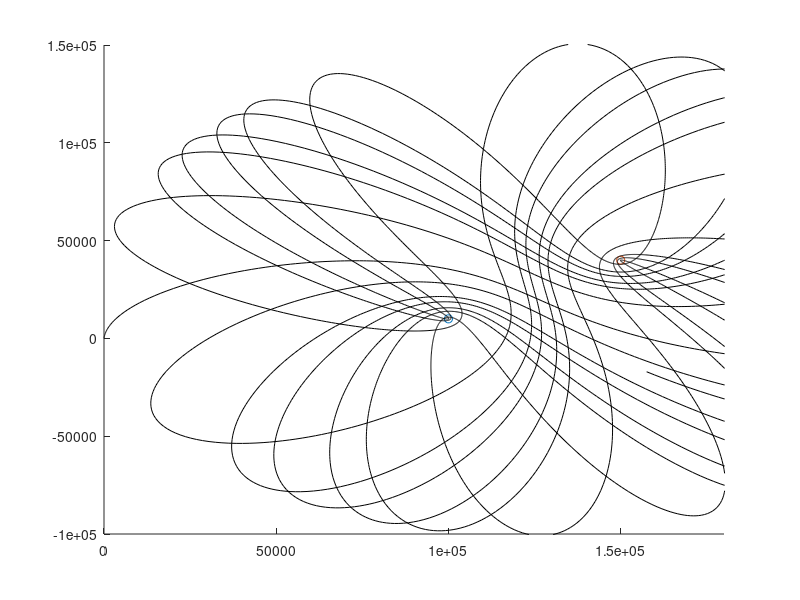

This figure's MATLAB source:
function projectile

% projectile.m
% [redacted]
% F=ma for projectile under gravitational influence of 2 bodies

G = 6.67408e-11; % universal grav constant, m^3/kg/s^2
M1 = 6.23e23; % Mars, kg
M2 = 1.898e27; % Jupiter, kg
x1 = 1e5; % m, arbitrary position of Mars
y1 = 1e4;

icase = 4;
switch icase
    case 1    
        x2 = 1.5e5; 
        y2 = 1.5e5;  
        Y0 = [0 7e2 0 1e2]';
    case 2
        x2 = 1.5e5; 
        y2 = 1.5e5;  
        Y0 = [0 7e2 0 1e4]';
    case 3
        x2 = 1.1e5; 
        y2 = 4e4;  
        Y0 = [0 7e2 0 1e2]';
    case 4
        x2 = 1.5e5; 
        y2 = 4e4;  
        Y0 = [0 7e2 0 1e4]';
end
tspan = [0 300];
tol = 1e-6;
options = odeset('AbsTol',tol,'RelTol',tol);
[T,Y] = ode45(@rhs,tspan,Y0,options);
N = length(T)
% figure(1)
% hold on
% plot(x1,y1,'o')
% plot(x2,y2,'o')
% plot(Y(1:N/4,1),Y(1:N/4,3),'k')
% pause
% plot(Y(N/4:N/2,1),Y(N/4:N/2,3),'r')
% pause
% plot(Y(N/2:3*N/4,1),Y(N/2:3*N/4,3),'b')
% pause
% plot(Y(3*N/4:N,1),Y(3*N/4:N,3),'g')

figure(2)
hold on
axis([0 18e4 -1e5 1.5e5])
plot(x1,y1,'o')
plot(x2,y2,'o')
for i=1:10:N-10
    plot(Y(i:i+10,1),Y(i:i+10,3),'k')
    drawnow
end

function out = rhs(t,R)
% R(1) = x, horizontal position
% R(2) = x', horizontal velocity
% R(3) = y, vertical position
% R(4) = y', vertical velocity

out = zeros(4,1);

D1 = sqrt( (R(1)-x1).^2 + (R(3)-y1).^2 );
D2 = sqrt( (R(1)-x2).^2 + (R(3)-y2).^2 );

out(1) = R(2);
out(2) = -G*M1*(R(1)-x1)/D1^3 - G*M1*(R(1)-x2)/D2^3;
out(3) = R(4);
out(4) = -G*M1*(R(3)-y1)/D1^3 - G*M1*(R(3)-y2)/D2^3;
end

end